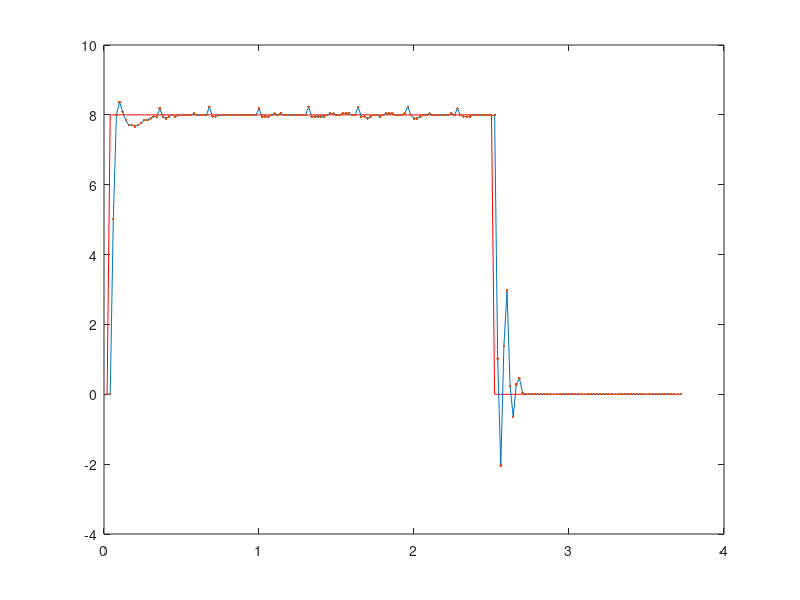

Source code (MATLAB): (Note: this script raises an error after producing the figure.)
clc
clear
%close all
fid1 = fopen('target.txt','rt');
fid2 = fopen('feedback.txt','rt');
fid3 = fopen('feedback_filter.txt','rt');
target=fscanf(fid1,'%f\n');
feedback=fscanf(fid2,'%f\n');
feedback_filter=fscanf(fid3,'%f\n');
fclose(fid1);
fclose(fid2);
fclose(fid3);
%figure;plot(sin_frequency_input,'.');hold on;plot(sin_frequency_input);hold on;
%figure;plot(pwm_input,'.');hold on;plot(pwm_input,'b');hold on;
%figure;plot(angular_speed_output,'.');hold on;plot(angular_speed_output,'b');





N=length(target);% samples
Fs=50;%50Hz
Ts=0.02;
t=Ts*(1:N);



%figure;plot(pwm_input);
figure;
plot(t,target,'r');hold on;
plot(t,feedback);hold on;plot(t,feedback,'.');hold on;
plot(t,feedback_filter,'k');hold on;plot(t,feedback_filter,'.k');
title('small car');axis([0 25 -0.5 10]);
